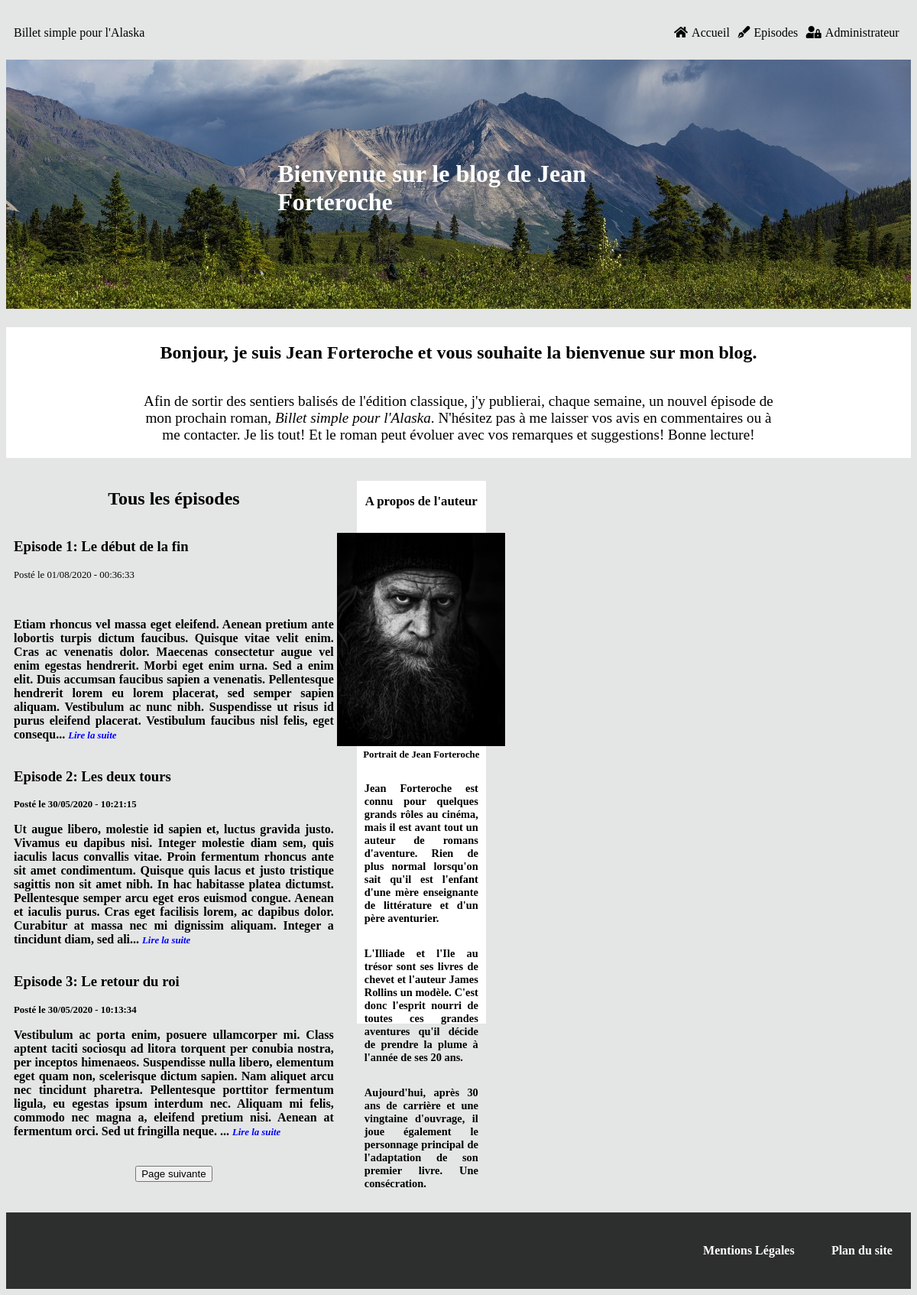
The page /index.php?action=get_all&page=1 on the database as committed earlier.
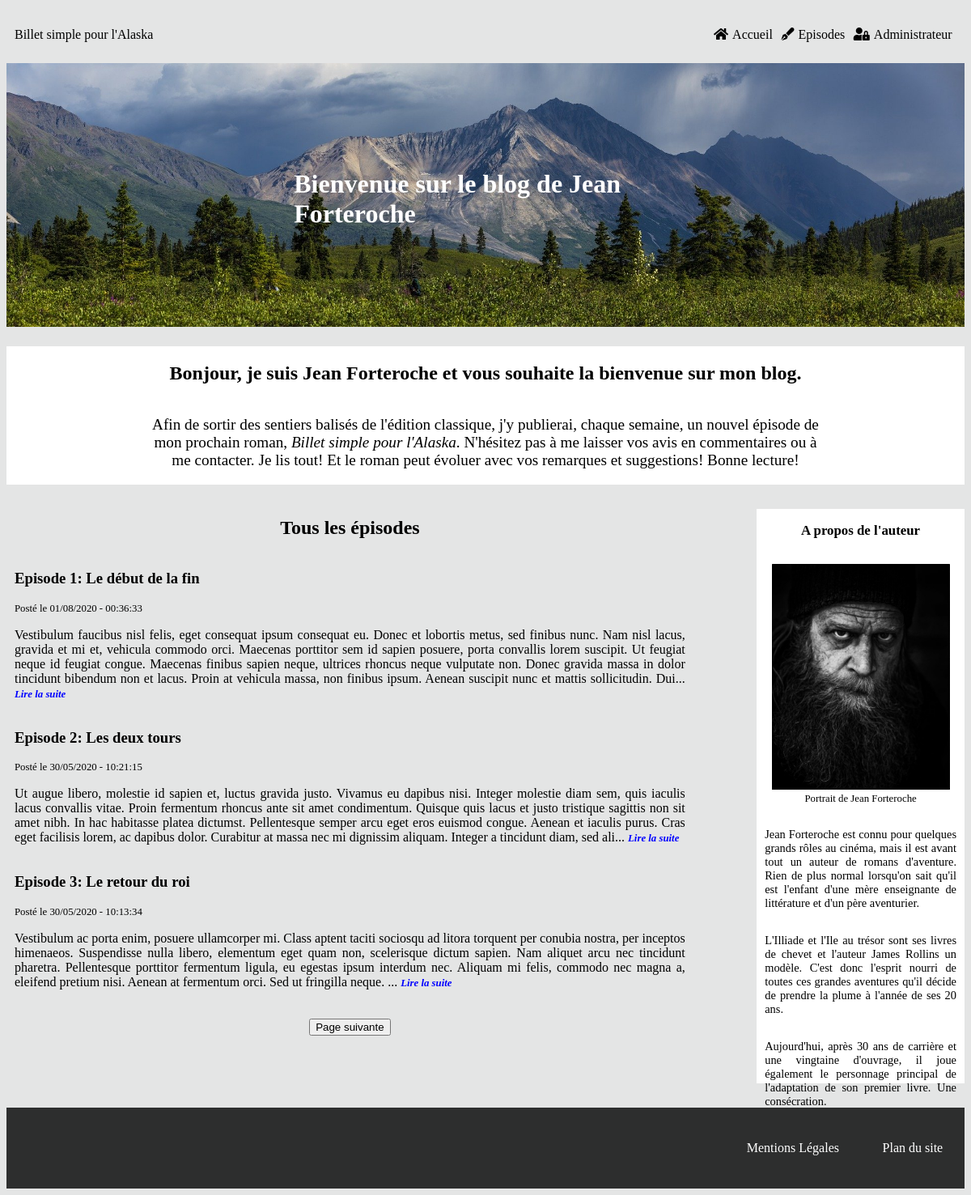
The same page on the database as committed later.
### tables this page shows
CREATE TABLE IF NOT EXISTS `episodes` (
  `episode_id` tinyint(11) NOT NULL AUTO_INCREMENT,
  `numero_episode` tinyint(11) NOT NULL,
  `episode_title` char(255) NOT NULL,
  `episode_content` longtext NOT NULL,
  `episode_date` datetime NOT NULL DEFAULT CURRENT_TIMESTAMP,
  `episode_status` int(1) NOT NULL,
  PRIMARY KEY (`episode_id`),
  UNIQUE KEY `unicite` (`numero_episode`) USING BTREE
);

### src/View/View.php (called while the page is built, shortened)
<?php
class View
{
    public function __construct(Session $session, AccessControl $accessControl)
    {
        $this->accessControl = $accessControl;
    }
    public function display(array $data, string $template, string $layout) : void
    {
        require_once($template);
        $content = ob_get_clean();
        require_once($layout);
    }
}

### src/Controller/FrontOffice/PostController.php (called while the page is built, shortened)
<?php
class PostController
{
    private $postManager;
    private $view;
    private $layout;
    public function __construct(PostManager $postManager, View $view, CommentManager $commentManager, Session $session, Token $token)
    {
        $this->postManager = $postManager;
        $this->view = $view;
        $this->layout = '../templates/frontOffice/layout.html.php';
    }
    public function displayAllPosts(int $page): void
    {
        $totalEpisodes = $this->postManager->getNumberOfEpisodes();
        $pageToDisplay = $page - 1;
        $episodesToDisplay = 3;
        $numberOfPages = ceil($totalEpisodes / $episodesToDisplay);
        $offset = $pageToDisplay * $episodesToDisplay;
        $data = [$this->postManager->getAllEpisodes($offset), $page, $numberOfPages];
        $template = 'allPosts.html.php';
        $this->view->display(['episode' => $data[0], 'currentPage' => $data[1], 'maxPages' => $data[2]], $template, $this->layout);
    }
}

### public/index.php (called while the page is built, shortened)
<?php
$router = new Router();
$router->run();

### src/Model/PostManager.php (called while the page is built, shortened)
<?php
class PostManager
{
    private $database;
    public function __construct(Database $database)
    {
        $this->database = $database;
    }
    public function getAllEpisodes(int $offset) : array
    {
        $request = $this->database->prepare("SELECT *, substring(episode_content, 1, 500) AS episode_content,
            DATE_FORMAT(episode_date, '%d/%m/%Y - %H:%i:%s') AS episode_date
            FROM episodes
            WHERE episode_status = 1
            ORDER BY numero_episode
            LIMIT 3 OFFSET :beginning");
        $request->bindParam(':beginning', $offset, \PDO::PARAM_INT);
        $request->execute();
        return $request->fetchAll();
    }
}

### src/Service/Http/Request.php (called while the page is built, shortened)
<?php
class Request
{
    private $get;
    public function __construct()
    {
        $this->get = $_GET;
    }
    public function cleanGet()
    {
        return $cleanedGet = filter_var_array($this->get, FILTER_SANITIZE_SPECIAL_CHARS);
    }
}

### src/Service/Security/AccessControl.php (called while the page is built, shortened)
<?php
class AccessControl
{
    public function __construct(Session $session)
    {
        $this->session = $session;
    }
    public function isConnected() : bool
    {
        return false;
    }
}

### src/Service/Http/Session.php (called while the page is built, shortened)
<?php
class Session
{
    public function getUserName() : string
    {
        return '';
    }
}

### Templates/Frontoffice/allposts.html.php (the view, shortened to what this page needs)
<h2>Tous les épisodes</h2>
<?php foreach ($data['episode'] as $entry) {?>
    <article>
        <a href="index.php?action=post&id=<?=$entry['episode_id']?>">
            <h3 class='episode_title'>Episode <?=$entry['numero_episode']?>: <?=$entry['episode_title']?></h3>
        </a>
        <span class='post_date'>Posté le <?=$entry['episode_date']?></span>
        <p><?=htmlspecialchars_decode($entry['episode_content'])?>... <span id="read_next"><a href='index.php?action=post&id=<?=$entry['episode_id']?>'>Lire la suite</a></p>
    </article>
<?php
}?>
<div id="prev_next">
    <?php
    if ($data['currentPage'] < $data['maxPages'] && $data['currentPage'] >= 1) {
    ?>
    <span id="next">
        <a href="index.php?action=get_all&page=<?=$data['currentPage'] + 1?>">
            <button>Page suivante</button>
        </a>
    </span>
    <?php
    }
    ?>
</div>

### src/Service/Router.php (shortened to what this page needs)
<?php
class Router
{
    private $postController;
    private $get;
    public function __construct()
    {
        $this->database = new Database();
        $this->session = new Session();
        $this->token = new Token($this->session);
        $this->accessControl = new AccessControl($this->session);
        $this->postManager = new PostManager($this->database);
        $this->commentManager = new CommentManager($this->database);
        $this->view = new View($this->session, $this->accessControl);
        $this->postController = new PostController($this->postManager, $this->view, $this->commentManager, $this->session, $this->token);
        $this->request = new Request();
        $this->get = $this->request->cleanGet();
    }
    public function run(): void
    {
        switch ($this->get['action']) {
            case 'get_all':
                $this->postController->displayAllPosts((int) $this->get['page']);
            break;
        }
    }
}

### Templates/Frontoffice/layout.html.php (shortened to what this page needs)
<!DOCTYPE html>
<html lang="fr">
	<head>
		<link rel="stylesheet" type="text/css" href="/css/style.css" />
		<link rel="stylesheet" href="/fontawesome/css/all.css" />
	</head>
	<body>
		<header>
			<div class="headband">
				<a class="logo" href="index.php">Billet simple pour l'Alaska</a>
				<nav class='front_nav'>
					<div class="menu_container">
						<ul class="menu">
							<li><a href="index.php"><i class="fas fa-home"></i>Accueil</a></li>
							<li><a href="index.php?action=get_all&page=1"><i class="fas fa-pen-fancy"></i>Episodes</a></li>
							<?php
								if ($this->accessControl->isConnected() === true) {?>
									<li><a href="index.php?action=episodes_list"><i class="fas fa-lock-open"></i>Backoffice</a></li>
								<?php
								} elseif ($this->accessControl->isConnected() === false) {?>
									<li><a href="index.php?action=authentification"><i class="fas fa-user-lock"></i>Administrateur</a></li>
									<?php
									}
							?>
						</ul>
					</div>
				</nav>
			</div>
			<img class="header_img" src="/images/landscape_01.jpg" alt="aurore boréale en alaska" />
			<h1>Bienvenue sur le blog de Jean Forteroche</h1>
		</header>
		<section class="welcoming_text">
			<h2>Bonjour, je suis Jean Forteroche et vous souhaite la bienvenue sur mon blog.</h2>
			<p>Afin de sortir des sentiers balisés de l'édition classique, j'y publierai, chaque semaine, un nouvel épisode de mon prochain roman,
				<span id="titre">Billet simple pour l'Alaska</span>.
				N'hésitez pas à me laisser vos avis en commentaires ou à me contacter. Je lis tout! Et le roman peut évoluer avec vos remarques et suggestions!
				Bonne lecture!
			</p>
		</section>
		<div class='front_content'>
			<section class="episodes_and_comments">
			<?=$content?>
			</section>
			<aside class="about_me">
				<h3>A propos de l'auteur</h3>
				<figure>
					<img class="portrait" src="/images/portrait.jpg" alt="Portrait de Jean Forteroche" />
					<figcaption>Portrait de Jean Forteroche</figcaption>
				</figure>
				<p>Jean Forteroche est connu pour quelques grands rôles au cinéma, mais il est avant tout un auteur de romans d'aventure.
					Rien de plus normal lorsqu'on sait qu'il est l'enfant d'une mère enseignante de littérature et d'un père aventurier.</p>
				<p>L'Illiade et l'Ile au trésor sont ses livres de chevet et l'auteur James Rollins un modèle. C'est donc l'esprit nourri de toutes
					ces grandes aventures qu'il décide de prendre la plume à l'année de ses 20 ans.</p>
				<p>Aujourd'hui, après 30 ans de carrière et une vingtaine d'ouvrage, il joue également le personnage principal de l'adaptation de son premier livre. Une consécration.</p>
			</aside>
		</div>
		<footer>
			<div class="footer_links">
				<a href="mentions.html">Mentions Légales</a>
				<a href="site_plan.html">Plan du site</a>
			</div>
		</footer>
	</body>
</html>

### public/css/style.css (style rules this page uses)
html { font-family: aileron; background-color: #e4e5e5; }
a { text-decoration: none; color: black; }
header { position: relative; }
.header_img { width: 100%; }
.headband { display: flex; width: 100%; height: 70px; justify-content: space-between; align-items: center; }
.logo { padding-left: 10px; }
.front_nav { width: 30%; }
.menu { box-sizing: border-box; padding-right: 10px; display: flex; justify-content: space-around; list-style-type: none; }
.menu li i { margin-right: 5px; }
#titre { font-style: italic; }
header h1 { width: 40%; height: 10%; font-size: 2rem; position: absolute; left: 30%; top: 45%; font-weight: bold; color: white; }
.welcoming_text { width: 100%; margin-top: 20px; display: flex; flex-direction: column; align-items: center; background-color: white; }
.welcoming_text p { width: 70%; font-size: 1.2rem; text-align: center; }
.front_content { width: 100%; height: 100%; margin-top: 10px; display: flex; justify-content: space-between; }
h2 { text-align: center; }
.about_me { width: 20%; margin-left: 20px; margin-top: 20px; margin-bottom: 20px; height: 700px; padding: 10px; padding-top: 0; text-align: justify; font-size: 0.9rem; display: flex; flex-direction: column; align-items: center; background-color: white; }
.portrait { width: 220px; }
figcaption { text-align: center; font-size: 0.8rem; }
.episodes_and_comments { height: 100%; width: 70%; padding: 10px; display: flex; flex-direction: column; }
.post_date { font-size: 0.8rem; }
article { display: flex; flex-direction: column; }
article p { text-align: justify; }
footer { margin-top: 10px; width: 100%; height: 100px; background-color: rgba(0, 0, 0, 0.8); display: flex; align-items: center; justify-content: right; }
.footer_links { width: 25%; display: flex; justify-content: space-around; }
.footer_links a { color: white; }
#read_next > a { font-size: 0.8rem; font-style: italic; font-weight: bold; color: blue; }
#prev_next { font-size: 0.9rem; display: flex; justify-content: center; }
#previous, #next { margin: 20px; }

Rows that differ between the two databases and show on the page:
changed episodes "Le début de la fin": episode_content "Etiam rhoncus vel massa eget eleifend. Aenean pretium ante lobortis turpis dictum faucibus. Quisque vitae velit enim. Cras ac venenatis dolor. Maecenas consectetur augue vel enim egestas hendrerit. Morbi eget enim urna. Sed a enim elit. Duis accumsan faucibus sapien a venenatis. Pellentesque hendrerit lorem eu lorem placerat, sed semper sapien aliquam. Vestibulum ac nunc nibh. Suspendisse ut risus id purus eleifend placerat. Vestibulum faucibus nisl felis, eget consequ" → "Vestibulum faucibus nisl felis, eget consequat ipsum consequat eu. Donec et lobortis metus, sed finibus nunc. Nam nisl lacus, gravida et mi et, vehicula commodo orci. Maecenas porttitor sem id sapien posuere, porta convallis lorem suscipit. Ut feugiat neque id feugiat congue. Maecenas finibus sapien neque, ultrices rhoncus neque vulputate non. Donec gravida massa in dolor tincidunt bibendum non et lacus. Proin at vehicula massa, non finibus ipsum. Aenean suscipit nunc et mattis sollicitudin. Dui"
